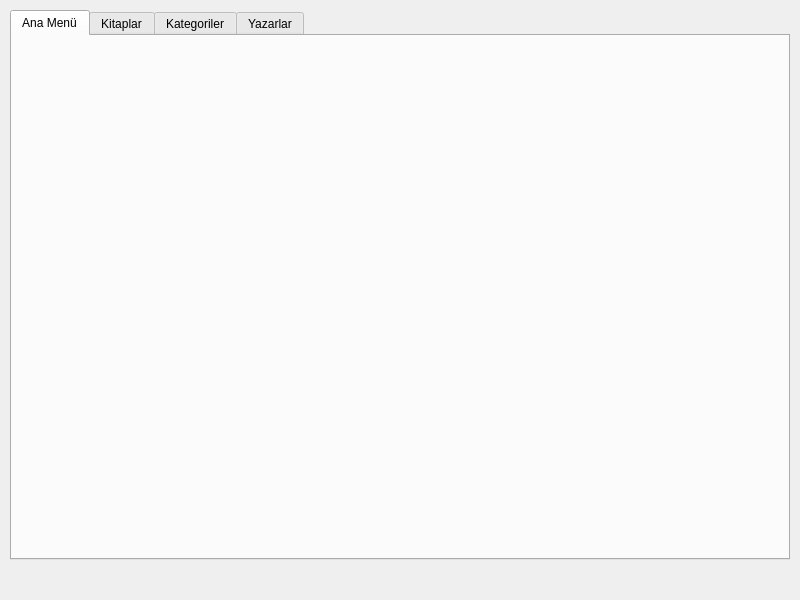
<?xml version="1.0" encoding="UTF-8"?>
<ui version="4.0">
 <class>MainWindow</class>
 <widget class="QMainWindow" name="MainWindow">
  <property name="geometry">
   <rect>
    <x>0</x>
    <y>0</y>
    <width>800</width>
    <height>600</height>
   </rect>
  </property>
  <property name="windowTitle">
   <string>Kütüphane Otomasyonu</string>
  </property>
  <widget class="QWidget" name="centralwidget">
   <widget class="QTabWidget" name="tabWidget">
    <property name="geometry">
     <rect>
      <x>10</x>
      <y>10</y>
      <width>780</width>
      <height>550</height>
     </rect>
    </property>
    <widget class="QWidget" name="tabMain">
     <attribute name="title">
      <string>Ana Menü</string>
     </attribute>
    </widget>
    <widget class="QWidget" name="tabBooks">
     <attribute name="title">
      <string>Kitaplar</string>
     </attribute>
     <widget class="QTableWidget" name="tableWidgetBooks">
      <property name="geometry">
       <rect>
        <x>10</x>
        <y>60</y>
        <width>750</width>
        <height>350</height>
       </rect>
      </property>
     </widget>
     <widget class="QLineEdit" name="lineEditBookID">
      <property name="geometry">
       <rect>
        <x>10</x>
        <y>420</y>
        <width>113</width>
        <height>20</height>
       </rect>
      </property>
      <property name="placeholderText">
       <string>ID</string>
      </property>
     </widget>
     <widget class="QLineEdit" name="lineEditBookTitle">
      <property name="geometry">
       <rect>
        <x>130</x>
        <y>420</y>
        <width>113</width>
        <height>20</height>
       </rect>
      </property>
      <property name="placeholderText">
       <string>Title</string>
      </property>
     </widget>
     <widget class="QComboBox" name="comboBoxBookCategory">
      <property name="geometry">
       <rect>
        <x>250</x>
        <y>420</y>
        <width>113</width>
        <height>20</height>
       </rect>
      </property>
     </widget>
     <widget class="QComboBox" name="comboBoxBookAuthor">
      <property name="geometry">
       <rect>
        <x>370</x>
        <y>420</y>
        <width>113</width>
        <height>20</height>
       </rect>
      </property>
     </widget>
     <widget class="QPushButton" name="pushButtonAddBook">
      <property name="geometry">
       <rect>
        <x>10</x>
        <y>450</y>
        <width>75</width>
        <height>23</height>
       </rect>
      </property>
      <property name="text">
       <string>Add</string>
      </property>
     </widget>
     <widget class="QPushButton" name="pushButtonUpdateBook">
      <property name="geometry">
       <rect>
        <x>90</x>
        <y>450</y>
        <width>75</width>
        <height>23</height>
       </rect>
      </property>
      <property name="text">
       <string>Update</string>
      </property>
     </widget>
     <widget class="QPushButton" name="pushButtonDeleteBook">
      <property name="geometry">
       <rect>
        <x>170</x>
        <y>450</y>
        <width>75</width>
        <height>23</height>
       </rect>
      </property>
      <property name="text">
       <string>Delete</string>
      </property>
     </widget>
     <widget class="QLineEdit" name="lineEditSearchBook">
      <property name="geometry">
       <rect>
        <x>10</x>
        <y>30</y>
        <width>200</width>
        <height>20</height>
       </rect>
      </property>
      <property name="placeholderText">
       <string>Search Books</string>
      </property>
     </widget>
     <widget class="QPushButton" name="pushButtonSearchBook">
      <property name="geometry">
       <rect>
        <x>220</x>
        <y>30</y>
        <width>75</width>
        <height>23</height>
       </rect>
      </property>
      <property name="text">
       <string>Search</string>
      </property>
     </widget>
    </widget>
    <widget class="QWidget" name="tabCategories">
     <attribute name="title">
      <string>Kategoriler</string>
     </attribute>
     <widget class="QTableWidget" name="tableWidgetCategories">
      <property name="geometry">
       <rect>
        <x>10</x>
        <y>10</y>
        <width>750</width>
        <height>400</height>
       </rect>
      </property>
     </widget>
     <widget class="QLineEdit" name="lineEditCategoryID">
      <property name="geometry">
       <rect>
        <x>10</x>
        <y>420</y>
        <width>113</width>
        <height>20</height>
       </rect>
      </property>
      <property name="placeholderText">
       <string>ID</string>
      </property>
     </widget>
     <widget class="QLineEdit" name="lineEditCategoryName">
      <property name="geometry">
       <rect>
        <x>130</x>
        <y>420</y>
        <width>113</width>
        <height>20</height>
       </rect>
      </property>
      <property name="placeholderText">
       <string>Name</string>
      </property>
     </widget>
     <widget class="QPushButton" name="pushButtonAddCategory">
      <property name="geometry">
       <rect>
        <x>10</x>
        <y>450</y>
        <width>75</width>
        <height>23</height>
       </rect>
      </property>
      <property name="text">
       <string>Add</string>
      </property>
     </widget>
     <widget class="QPushButton" name="pushButtonUpdateCategory">
      <property name="geometry">
       <rect>
        <x>90</x>
        <y>450</y>
        <width>75</width>
        <height>23</height>
       </rect>
      </property>
      <property name="text">
       <string>Update</string>
      </property>
     </widget>
     <widget class="QPushButton" name="pushButtonDeleteCategory">
      <property name="geometry">
       <rect>
        <x>170</x>
        <y>450</y>
        <width>75</width>
        <height>23</height>
       </rect>
      </property>
      <property name="text">
       <string>Delete</string>
      </property>
     </widget>
    </widget>
    <widget class="QWidget" name="tabAuthors">
     <attribute name="title">
      <string>Yazarlar</string>
     </attribute>
     <widget class="QTableWidget" name="tableWidgetAuthors">
      <property name="geometry">
       <rect>
        <x>10</x>
        <y>10</y>
        <width>750</width>
        <height>400</height>
       </rect>
      </property>
     </widget>
     <widget class="QLineEdit" name="lineEditAuthorID">
      <property name="geometry">
       <rect>
        <x>10</x>
        <y>420</y>
        <width>113</width>
        <height>20</height>
       </rect>
      </property>
      <property name="placeholderText">
       <string>ID</string>
      </property>
     </widget>
     <widget class="QLineEdit" name="lineEditAuthorName">
      <property name="geometry">
       <rect>
        <x>130</x>
        <y>420</y>
        <width>113</width>
        <height>20</height>
       </rect>
      </property>
      <property name="placeholderText">
       <string>Name</string>
      </property>
     </widget>
     <widget class="QPushButton" name="pushButtonAddAuthor">
      <property name="geometry">
       <rect>
        <x>10</x>
        <y>450</y>
        <width>75</width>
        <height>23</height>
       </rect>
      </property>
      <property name="text">
       <string>Add</string>
      </property>
     </widget>
     <widget class="QPushButton" name="pushButtonUpdateAuthor">
      <property name="geometry">
       <rect>
        <x>90</x>
        <y>450</y>
        <width>75</width>
        <height>23</height>
       </rect>
      </property>
      <property name="text">
       <string>Update</string>
      </property>
     </widget>
     <widget class="QPushButton" name="pushButtonDeleteAuthor">
      <property name="geometry">
       <rect>
        <x>170</x>
        <y>450</y>
        <width>75</width>
        <height>23</height>
       </rect>
      </property>
      <property name="text">
       <string>Delete</string>
      </property>
     </widget>
    </widget>
   </widget>
  </widget>
 </widget>
 <resources/>
 <connections/>
</ui>
